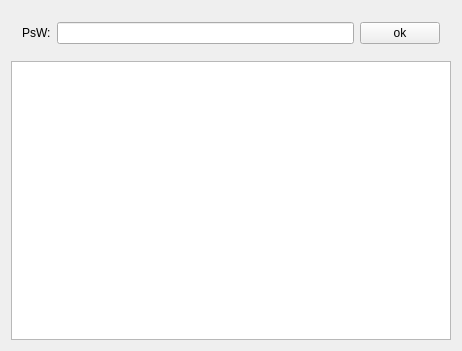
<?xml version="1.0" encoding="UTF-8"?>
<ui version="4.0">
 <class>Widget</class>
 <widget class="QWidget" name="Widget">
  <property name="geometry">
   <rect>
    <x>0</x>
    <y>0</y>
    <width>462</width>
    <height>351</height>
   </rect>
  </property>
  <property name="windowTitle">
   <string>Widget</string>
  </property>
  <layout class="QVBoxLayout" name="verticalLayout">
   <item>
    <widget class="QWidget" name="widget" native="true">
     <property name="sizePolicy">
      <sizepolicy hsizetype="Preferred" vsizetype="Fixed">
       <horstretch>0</horstretch>
       <verstretch>0</verstretch>
      </sizepolicy>
     </property>
     <layout class="QHBoxLayout" name="horizontalLayout">
      <item>
       <widget class="QLabel" name="label">
        <property name="text">
         <string>PsW:</string>
        </property>
       </widget>
      </item>
      <item>
       <widget class="QLineEdit" name="usn">
        <property name="echoMode">
         <enum>QLineEdit::Password</enum>
        </property>
       </widget>
      </item>
      <item>
       <widget class="QPushButton" name="ok">
        <property name="text">
         <string>ok</string>
        </property>
       </widget>
      </item>
     </layout>
    </widget>
   </item>
   <item>
    <widget class="QTableView" name="tableView">
     <property name="sizePolicy">
      <sizepolicy hsizetype="Preferred" vsizetype="Preferred">
       <horstretch>0</horstretch>
       <verstretch>0</verstretch>
      </sizepolicy>
     </property>
    </widget>
   </item>
  </layout>
 </widget>
 <layoutdefault spacing="6" margin="11"/>
 <resources/>
 <connections/>
</ui>
